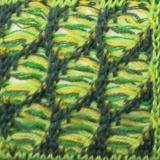
#> input picture images/img1.jpg, 160 x 160 px; its folder holds only this picture in this run
$ python -i nnlib.py   (imports and definitions only)   (older library calls are emulated)
#> lines starting #> are read from the running program, lines starting #| are printed output that depends on the picture
#!/usr/bin/env python
# -*- coding: UTF-8 -*-
from __future__ import division
import os
import scipy.misc
import numpy as np
from math import floor
from PIL import Image
os.environ['TF_CPP_MIN_LOG_LEVEL'] = '1'
import tensorflow.compat.v1 as tf
# [1 line not run here, left out]
from contextlib import contextmanager
import re
""" helper functions """


def loadimg(fn, scale=4):
#> called with fn = '../images/img1.jpg', scale = 4
    try:
        img = Image.open(fn).convert('RGB')
#> img is the input picture: PIL image 160x160 RGB; mean R, G, B 112.6, 137.5, 75.3
    except IOError:
        return None
    w, h = img.size
#> w = 160; h = 160
    img.crop((0, 0, floor(w / scale), floor(h / scale)))
    img = img.resize((w // scale, h // scale), Image.ANTIALIAS)
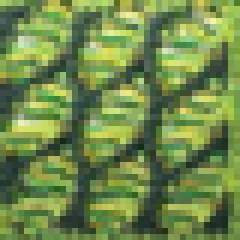
#> img: PIL image 40x40 RGB (shown 6 times larger); mean R, G, B 112.7, 137.6, 75.3
    return np.array(img) / 255


# [6 lines left out: function saveimg, not called in this run]


""" loss layers (spatial preserving) """


# [63 lines left out: functions tf_loss_with_select, tf_normalize_tensor, loss_neg_cos, loss_l1, loss_smoothl1, loss_l2 and 1 more, not called in this run]


""" neural network layers """


# [76 lines left out: functions avgpool, maxpool, global_pool, conv_pad, conv_valid, conv2d_weightnorm and 2 more, not called in this run]

def_runit = 'relu'
def set_runit(rtype):
    global def_runit
    def_runit = rtype

runit_list = []
# [4 lines left out: function search_runit, not called in this run]

runit_ctx = []
# [92 lines left out: functions runits, runit, in_relu, not called in this run]

def relu(h):
    h = tf.nn.relu(h)
    return h


def elu(h):
    h = tf.nn.elu(h)
    return h


def lrelu(h, a=0.2):
    h = tf.nn.leaky_relu(h, alpha=a)
    return h


# [54 lines left out: functions selu, contribut_group_norm, grp_norm, batch_norm, inst_norm, not called in this run]

def pixel_norm(x, epsilon=1e-8):
    with tf.variable_scope('PixelNorm'):
        return x * tf.rsqrt(tf.reduce_mean(tf.square(x), axis=3, keepdims=True) + epsilon)

# [8 lines of commented-out code are left out]
# [42 lines left out: functions upsample, resi, NN, seq, branch, not called in this run]


# Written by Antonio Loquercio
import scipy.stats as st

def layer(op):
    # [18 lines left out: function layer_decorated, not called in this run]

    return layer_decorated


class Smoother(object):
    # [7 lines left out: function __init__, not called in this run]

    def setup(self):
        (self.feed('data')
             .conv(name = 'smoothing'))

    def get_unique_name(self, prefix):
        ident = sum(t.startswith(prefix) for t, _ in self.layers.items()) + 1
        return '%s_%d' % (prefix, ident)

    # [28 lines left out: functions feed, gauss_kernel, make_gauss_var, not called in this run]

    def get_output(self):
        '''Returns the smoother output.'''
        return self.terminals[-1]

    # [15 lines left out: function conv, not called in this run]

>>> result = loadimg('../images/img1.jpg')

$ run again, on images/refine_rend.png
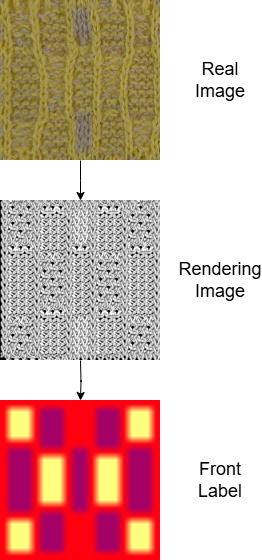
#> input picture images/refine_rend.png, 262 x 560 px
#> in loadimg, `img = img.resize((w // scale, h // scale), Image.ANTIALIAS)`:
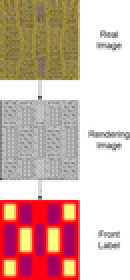
#> img: PIL image 65x140 RGB (shown 2 times larger); mean R, G, B 213.7, 180.6, 172.2
